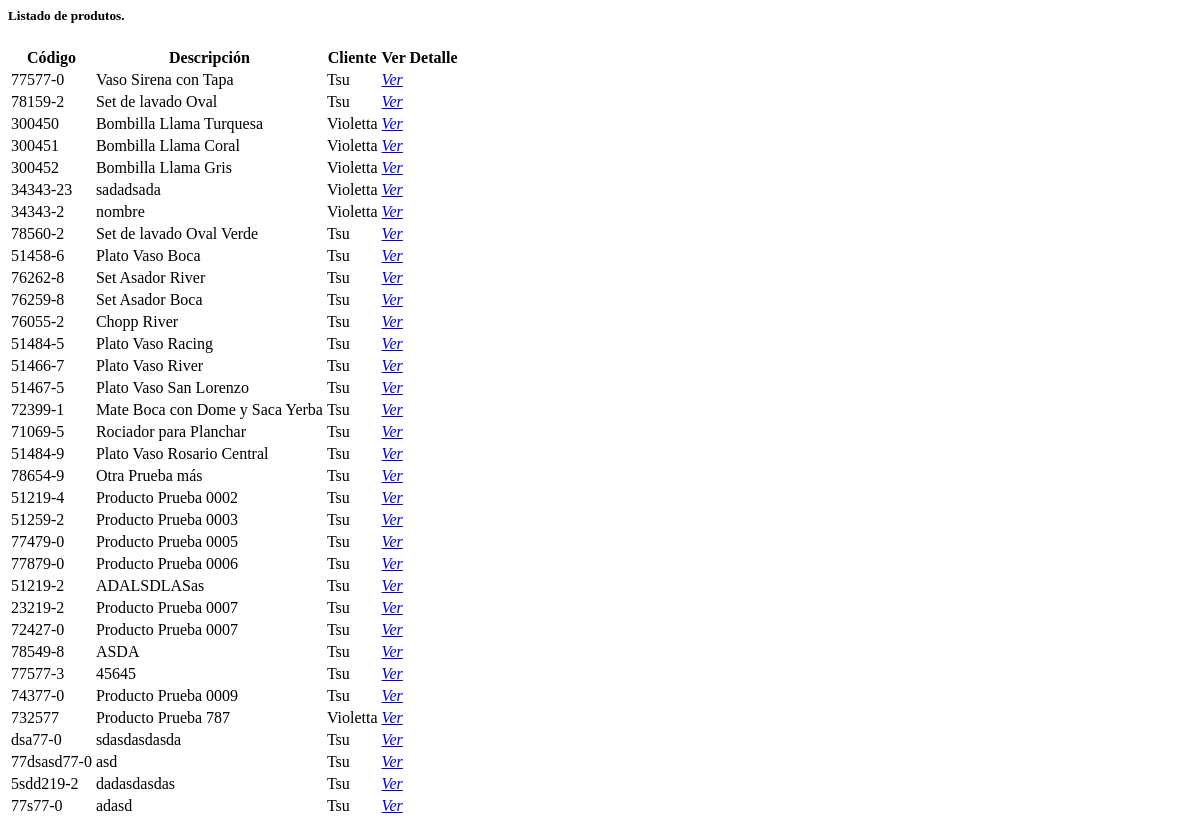
The page /gral/producto/listar/ (signed in) on the database as committed earlier.
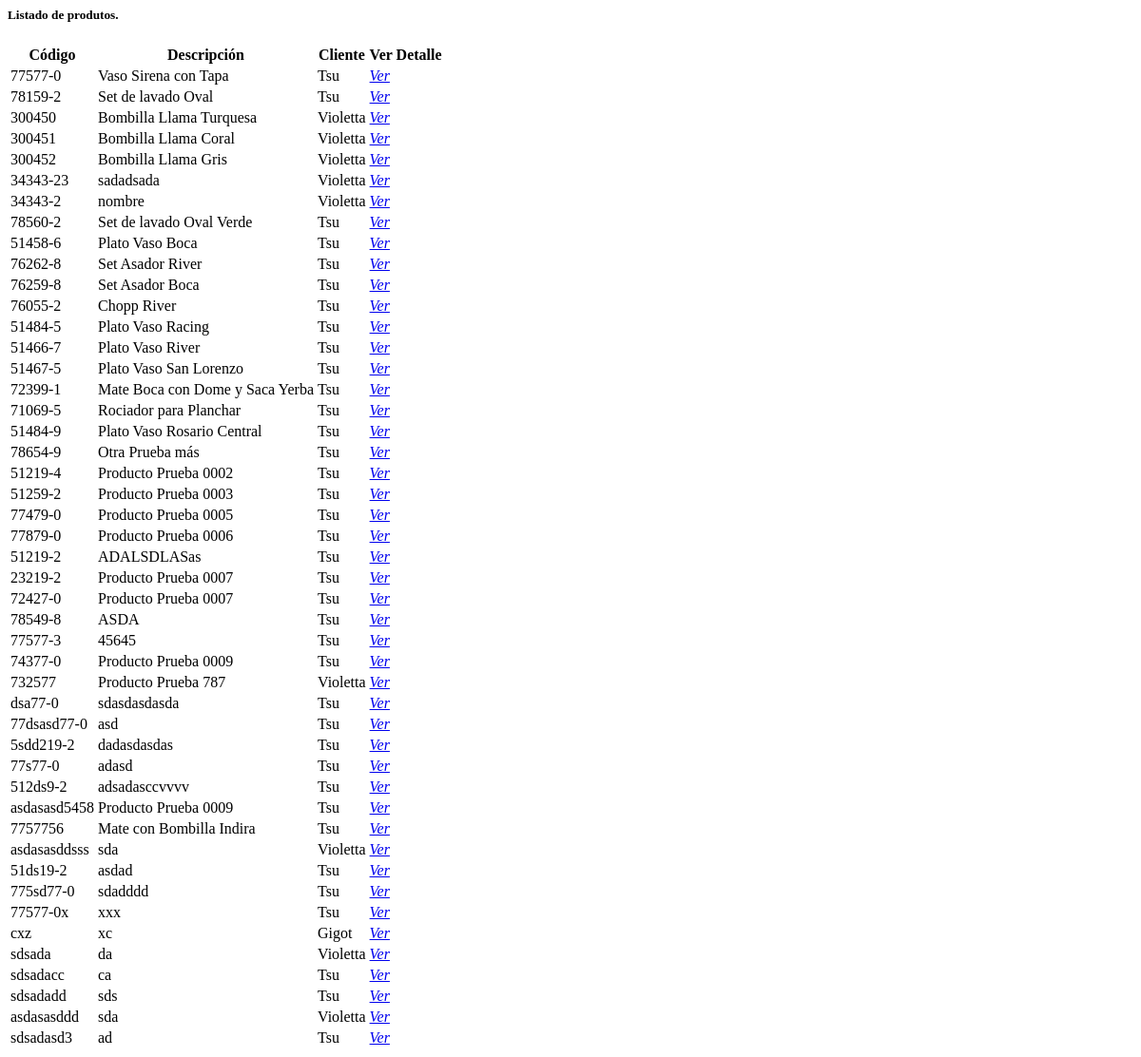
The same page on the database as committed later.
### gral/models.py (models this page shows, shortened)
class Producto(models.Model):
    codigo              = models.CharField(max_length=50, unique=True)
    descripcion         = models.CharField(max_length=250)
    cliente             = models.ForeignKey('Cliente', null=False, blank=False, on_delete=models.CASCADE)
    lineaproducto_Id    = models.ForeignKey('LineaProducto', null=True, blank=True, on_delete=models.CASCADE)
    etiqueta_id         = models.ForeignKey('Etiqueta', null=True, blank=True, on_delete=models.CASCADE)

class Cliente(models.Model):
    razon_social      = models.CharField(max_length=150, unique=True)
    nombre_corto      = models.CharField(max_length=25, unique=True)
    cuit              = models.CharField(max_length=15, unique=True)
    direccion_fiscal  = models.CharField(max_length=250)
    direccion_entrega = models.CharField(max_length=250)
    condicion_iva     = models.CharField(max_length=100, blank=False, default='Responsable Inscripto')
    observaciones     = models.TextField(blank=True)
    def __str__(self):
        return self.nombre_corto

### gral/views.py (the view)
# urls.py: path('producto/listar/', ProductoListView.as_view(), name='ProductoListView'),
class ProductoListView(LoginRequiredMixin, ListView):
	model = Producto
	template_name = 'gral/partials/pProducto_list.html'
	context_object_name = 'producto'

### inicio/templates/gral/partials/pProducto_list.html (shortened to what this page needs)
   {% if object_list %}
<div class="main-card mb-3 card">
	<div class="card-body">
	<h5 class="card-title">Listado de produtos.</h5>
		<table class="table table-hover table-fixed">
		  <tr>
		    <th>Código</th>
		    <th>Descripción</th>
		    <th>Cliente</th>
		    <th>Ver Detalle</th>
		  </tr>
		      {% for producto in object_list %}
		   <tr>
		      <td>
		        {{producto.codigo}}
		      </td>
		      <td>
		        {{producto.descripcion }}
		      </td>
		      <td>
		        {{producto.cliente}}
		      </td>
		      <td>
			      <a href="{% url 'gral:ProductoDetail' pk=producto.id %}">
			      	<i class="pe-7s-angle-up-circle">
			      			Ver
			      	</i>
			      </a>
		      </td>
		    </tr>
		      {% endfor %}
		    {% else %}
		      <p>No hay registros para mostrar.</p>
		    {% endif %}
		</table>
	</div>
</div>

Rows that differ between the two databases and show on the page:
added Producto: codigo "512ds9-2", descripcion "adsadasccvvvv", cliente "Tsu"
added Producto: codigo "asdasasd5458", descripcion "Producto Prueba 0009", cliente "Tsu"
added Producto: codigo "7757756", descripcion "Mate con Bombilla Indira", cliente "Tsu"
added Producto: codigo "asdasasddsss", descripcion "sda", cliente "Violetta"
added Producto: codigo "51ds19-2", descripcion "asdad", cliente "Tsu"
added Producto: codigo "775sd77-0", descripcion "sdadddd", cliente "Tsu"
added Producto: codigo "77577-0x", descripcion "xxx", cliente "Tsu"
added Producto: codigo "cxz", descripcion "xc", cliente "Gigot"
added Producto: codigo "sdsada", descripcion "da", cliente "Violetta"
added Producto: codigo "sdsadacc", descripcion "ca", cliente "Tsu"
added Producto: codigo "sdsadadd", descripcion "sds", cliente "Tsu"
added Producto: codigo "asdasasddd", descripcion "sda", cliente "Violetta"
added Producto: codigo "sdsadasd3", descripcion "ad", cliente "Tsu"
